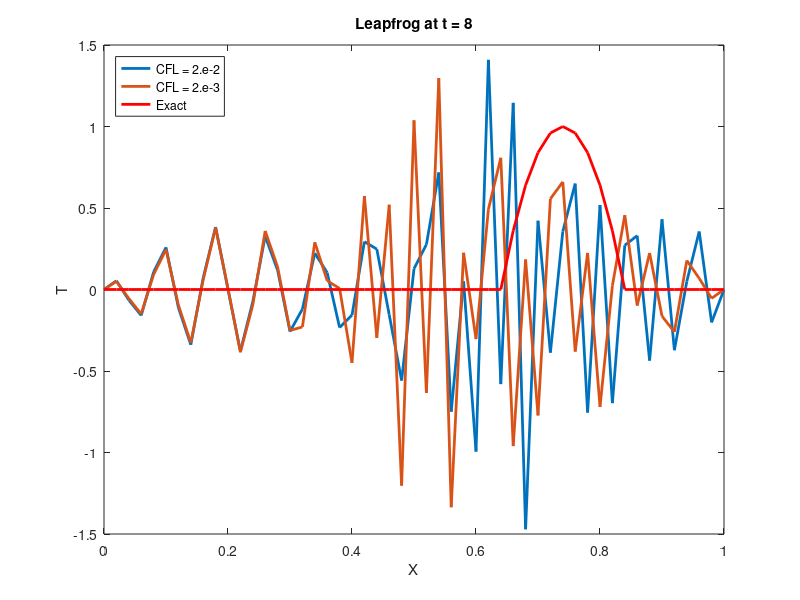

This figure's MATLAB source:
clear; close all; clc
n = 51;  %grid has n - 2 interior points per dimension (overlapping)
x = linspace(0,1,n);
t = linspace(0,8,n);
dx = 1/n;
T1 = zeros(1,n);

for i = 1:n
    if (x(i)>= 0 && x(i)<= 0.2)
        T1(i) = 1-(10*x(i)-1).^2;
    else
        T1(i) = 0;
    end
end

T1(n) = 0;
T1(1) = 0;  

dt = [1e-2 1e-3];

u = 0.08;

alpha = [0.0204 0.0020]; % alpha = (u*dt)/(2*dx);

tMAX = 8; % maximum Time 0, 4, 8
ta = tMAX;

T_1 = zeros(1,n);
T = T1;
Told = T1;


for ii = 1:length(alpha)
    a = dt(ii);
    for i = 2:n-1
        T_1(i) = T1(i) - alpha(ii)*(T1(i+1)-T1(i-1)); 
    end

    for m = 0:a:tMAX
        if (mod(m,dt) == 0)
              for i = 2:n-1
                  T(i) = Told(i) - 2*alpha(ii)*(Told(i+1)-Told(i-1)); 
              end
              Told = T;
        else
            for i = 2:n-1
                  T(i) = T_1(i) - 2*alpha(ii)*(T_1(i+1)-T_1(i-1)); 
            end
             T_1 = T;
        end
    end
    plot(x,T,'LineWidth', 2)
    hold on    
end


%%%% exact %%%%%
 
y = @(x,ta) 1-(10*(x-u*ta)-1).^2;
T_exact = zeros(1,n);
for i = 1:n
    if (x(i)>= u*ta && x(i)<= 0.2 + u*ta)
        T_exact(i) = y(x(i),ta);
    else
        T_exact(i) = 0;
    end
        
end


plot(x,T_exact, 'r', 'LineWidth', 2)

xlabel('X')
ylabel('T')
title('Leapfrog at t = 8')
legend({'CFL = 2.e-2','CFL = 2.e-3','Exact'},'Location','northwest')

